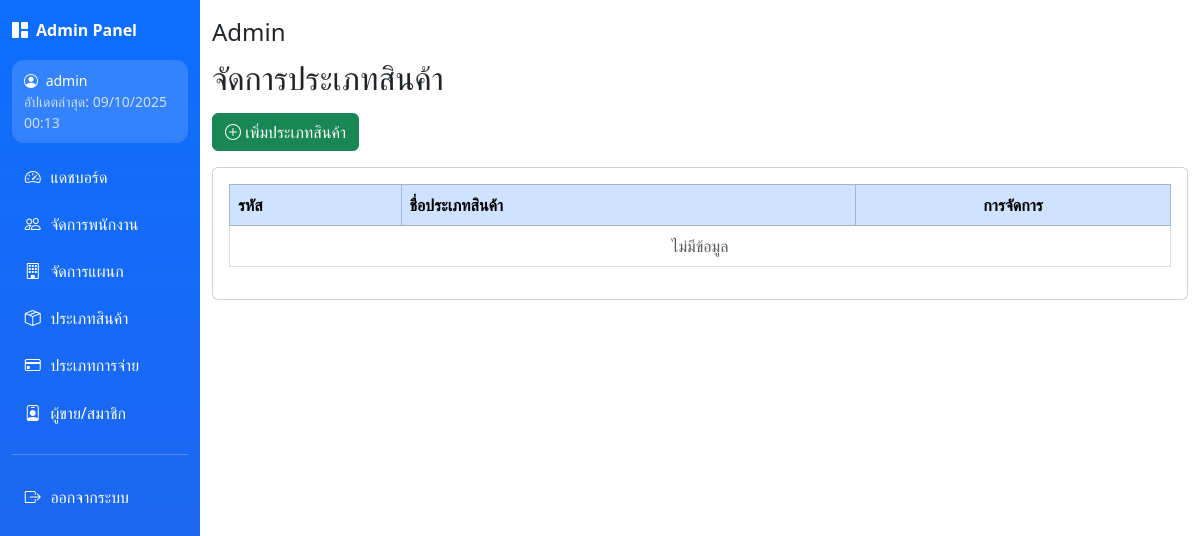
The app's page /Devolper/productTypeManagement.php (signed in), older data.
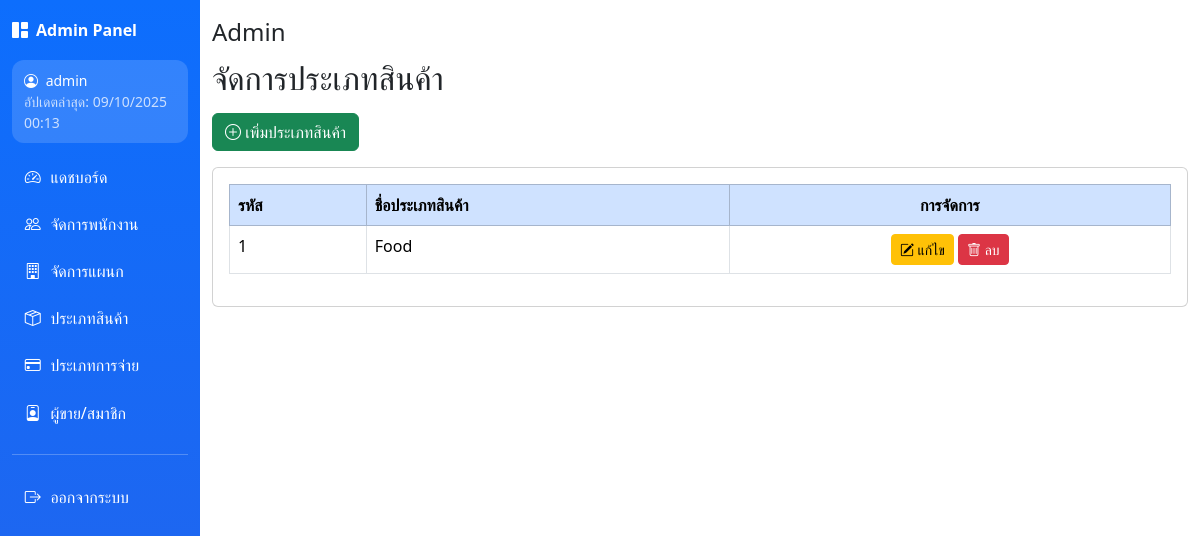
The same page, newer data.
### tables this page shows
CREATE TABLE `product_categories` (
  `category_id` int(10) UNSIGNED NOT NULL,
  `category_name` varchar(100) NOT NULL COMMENT 'ชื่อประเภท'
);

### Devolper/productTypeManagement.php (the view, shortened to what this page needs)
<?php
require_once("../connect.php");
$sql = "SELECT category_id, category_name FROM product_categories ORDER BY category_id ASC";
$res = $conn->query($sql);
$categories = [];
while ($row = $res->fetch_assoc()) $categories[] = $row;
require __DIR__ . '/partials/admin_header.php';
?>
<!DOCTYPE html>
<html lang="th">
<head>
  <link href="https://cdn.jsdelivr.net/npm/bootstrap@5.3.3/dist/css/bootstrap.min.css" rel="stylesheet">
  <link rel="stylesheet" href="https://cdn.jsdelivr.net/npm/bootstrap-icons@1.11.3/font/bootstrap-icons.css">
</head>
<body>
  <h2 class="mb-3">จัดการประเภทสินค้า</h2>
  <button type="button" class="btn btn-success mb-3" data-bs-toggle="modal" data-bs-target="#addModal">
    <i class="bi bi-plus-circle"></i> เพิ่มประเภทสินค้า
  </button>
  <div class="card">
    <div class="card-body">
      <table class="table table-bordered table-hover">
        <thead class="table-primary">
          <tr>
            <th>รหัส</th>
            <th>ชื่อประเภทสินค้า</th>
            <th class="text-center">การจัดการ</th>
          </tr>
        </thead>
        <tbody>
          <?php if ($categories): ?>
            <?php foreach ($categories as $cat): ?>
              <tr>
                <td><?= htmlspecialchars($cat['category_id']) ?></td>
                <td><?= htmlspecialchars($cat['category_name']) ?></td>
                <td class="text-center">
                  <button class="btn btn-sm btn-warning"
                          data-bs-toggle="modal"
                          data-bs-target="#editModal<?= $cat['category_id'] ?>">
                    <i class="bi bi-pencil-square"></i> แก้ไข
                  </button>
                  <a href="product_category_delete.php?id=<?= (int)$cat['category_id'] ?>"
                     class="btn btn-sm btn-danger"
                     onclick="return confirm('ต้องการลบประเภทสินค้านี้หรือไม่?');">
                    <i class="bi bi-trash"></i> ลบ
                  </a>
                </td>
              </tr>
            <?php endforeach; ?>
          <?php else: ?>
            <tr><td colspan="3" class="text-center text-muted">ไม่มีข้อมูล</td></tr>
          <?php endif; ?>
        </tbody>
      </table>
    </div>
  </div>
</body>
</html>

Row changes from the older to the newer data that the page shows:
added product_categories: category_id "1", category_name "Food"
Text that changed along with them:
text no longer shown: "ไม่มีข้อมูล"
